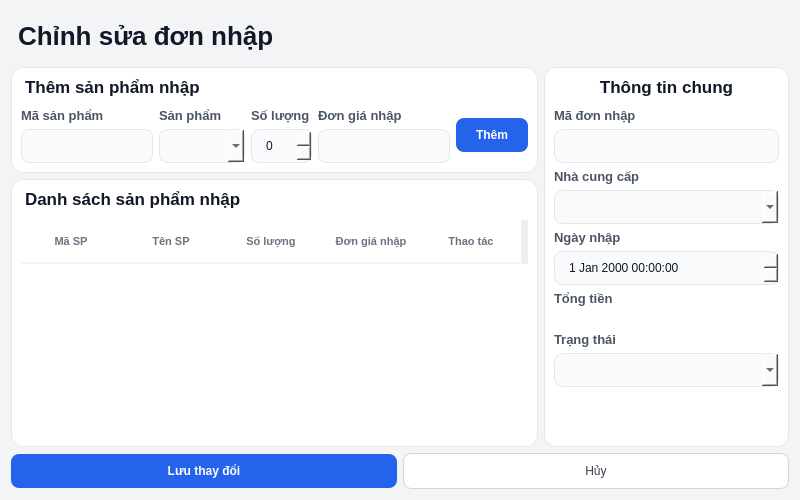
<?xml version="1.0" encoding="UTF-8"?>
<ui version="4.0">
 <class>Dialog</class>
 <widget class="QDialog" name="Dialog">
  <property name="geometry">
   <rect>
    <x>0</x>
    <y>0</y>
    <width>800</width>
    <height>500</height>
   </rect>
  </property>
  <property name="windowTitle">
   <string>Dialog</string>
  </property>
  <property name="styleSheet">
   <string notr="true">/* 1. Tổng thể Cửa sổ và Phông chữ [cite: 467] */
QDialog {
    background-color: #f3f4f6;
    font-family: &quot;Inter&quot;, &quot;Segoe UI&quot;, sans-serif;
}

/* 2. Tiêu đề chính trang (Sửa đơn nhập) [cite: 468, 469] */
QLabel#lblChiTietDonNhap {
    font-size: 26px;
    font-weight: 800;
    color: #111827;
    padding: 10px 0px;
}

/* 3. Thẻ nội dung (Cards) [cite: 470, 471] */
QFrame#frame, QFrame#frame_2, QFrame#frame_3 {
    background-color: #ffffff;
    border: 1px solid #e5e7eb;
    border-radius: 12px;
}

/* 4. Tiêu đề các khối con [cite: 472, 473] */
QLabel#lblThemSPNhap, QLabel#lblDanhSachSPNhap, QLabel#lblThongTinChung {
    font-size: 17px;
    font-weight: 700;
    color: #111827;
    background-color: transparent;
    border: none;
    margin-bottom: 5px;
}

/* 5. Nhãn mô tả thuộc tính (Labels) [cite: 474, 475] */
QLabel#lblMaSP, QLabel#lblTenSanPham, QLabel#lblSoLuong, QLabel#lblDonGiaNhap,
QLabel#lblMaDonNhap, QLabel#lblNCC, QLabel#lblNgayNhap, 
QLabel#lblTongTien, QLabel#lblTrangThai {
    font-size: 13px;
    font-weight: 600;
    color: #4b5563;
}

/* 6. Ô nhập liệu và Chọn lựa (Inputs) */
QLineEdit, QComboBox, QSpinBox, QDateTimeEdit {
    background-color: #f9fafb;
    border: 1px solid #e5e7eb;
    border-radius: 8px;
    padding: 8px 12px;
    color: #111827;
}

QLineEdit:focus, QComboBox:focus, QDateTimeEdit:focus {
    border: 2px solid #2563eb;
    background-color: #ffffff;
}

/* 7. Các nút bấm hành động */
/* Nút chính (Lưu, Thêm) */
QPushButton#btnLuu, QPushButton#btnThem {
    background-color: #2563eb;
    color: #ffffff;
    font-weight: 700;
    border-radius: 8px;
    padding: 10px 20px;
}

QPushButton#btnLuu:hover, QPushButton#btnThem:hover {
    background-color: #1d4ed8;
}

/* Nút phụ (Hủy) */
QPushButton#btnHuy {
    background-color: #ffffff;
    color: #374151;
    border: 1px solid #d1d5db;
    border-radius: 8px;
    padding: 10px 20px;
}

QPushButton#btnHuy:hover {
    background-color: #f9fafb;
}

/* 8. Bảng danh sách sản phẩm nhập [cite: 478-480] */
QTableWidget#tblDanhSachSPNhap {
    background-color: #ffffff;
    border: none;
    gridline-color: transparent;
    outline: none;
}

QHeaderView::section {
    background-color: #ffffff;
    padding: 12px;
    border: none;
    border-bottom: 2px solid #f3f4f6;
    font-weight: bold;
    color: #6b7280;
    text-transform: uppercase;
    font-size: 11px;
}</string>
  </property>
  <layout class="QVBoxLayout" name="verticalLayout_9">
   <item>
    <widget class="QLabel" name="lblChiTietDonNhap">
     <property name="text">
      <string>Chỉnh sửa đơn nhập</string>
     </property>
    </widget>
   </item>
   <item>
    <layout class="QHBoxLayout" name="horizontalLayout_2">
     <item>
      <layout class="QVBoxLayout" name="verticalLayout_8">
       <item>
        <widget class="QFrame" name="frame_2">
         <property name="frameShape">
          <enum>QFrame::StyledPanel</enum>
         </property>
         <property name="frameShadow">
          <enum>QFrame::Raised</enum>
         </property>
         <layout class="QVBoxLayout" name="verticalLayout_12">
          <item>
           <widget class="QLabel" name="lblThemSPNhap">
            <property name="text">
             <string>Thêm sản phẩm nhập</string>
            </property>
           </widget>
          </item>
          <item>
           <layout class="QHBoxLayout" name="horizontalLayout">
            <item>
             <layout class="QVBoxLayout" name="verticalLayout_7">
              <item>
               <widget class="QLabel" name="lblMaSP">
                <property name="text">
                 <string>Mã sản phẩm</string>
                </property>
               </widget>
              </item>
              <item>
               <widget class="QLineEdit" name="txtReadOnlyMaSP">
                <property name="readOnly">
                 <bool>true</bool>
                </property>
               </widget>
              </item>
             </layout>
            </item>
            <item>
             <layout class="QVBoxLayout" name="verticalLayout_3">
              <item>
               <widget class="QLabel" name="lblTenSanPham">
                <property name="text">
                 <string>Sản phẩm</string>
                </property>
               </widget>
              </item>
              <item>
               <widget class="QComboBox" name="cbTenSanPham"/>
              </item>
             </layout>
            </item>
            <item>
             <layout class="QVBoxLayout" name="verticalLayout_4">
              <item>
               <widget class="QLabel" name="lblSoLuong">
                <property name="text">
                 <string>Số lượng</string>
                </property>
               </widget>
              </item>
              <item>
               <widget class="QSpinBox" name="spnSoLuong"/>
              </item>
             </layout>
            </item>
            <item>
             <layout class="QVBoxLayout" name="verticalLayout_6">
              <item>
               <widget class="QLabel" name="lblDonGiaNhap">
                <property name="text">
                 <string>Đơn giá nhập</string>
                </property>
               </widget>
              </item>
              <item>
               <widget class="QLineEdit" name="txtDonGiaNhap"/>
              </item>
             </layout>
            </item>
            <item>
             <widget class="QPushButton" name="btnThem">
              <property name="text">
               <string>Thêm</string>
              </property>
             </widget>
            </item>
           </layout>
          </item>
         </layout>
        </widget>
       </item>
       <item>
        <widget class="QFrame" name="frame">
         <property name="frameShape">
          <enum>QFrame::StyledPanel</enum>
         </property>
         <property name="frameShadow">
          <enum>QFrame::Raised</enum>
         </property>
         <layout class="QVBoxLayout" name="verticalLayout_5">
          <item>
           <widget class="QLabel" name="lblDanhSachSPNhap">
            <property name="text">
             <string>Danh sách sản phẩm nhập</string>
            </property>
           </widget>
          </item>
          <item>
           <widget class="QTableWidget" name="tblDanhSachSPNhap">
            <column>
             <property name="text">
              <string>Mã SP</string>
             </property>
            </column>
            <column>
             <property name="text">
              <string>Tên SP</string>
             </property>
            </column>
            <column>
             <property name="text">
              <string>Số lượng</string>
             </property>
            </column>
            <column>
             <property name="text">
              <string>Đơn giá nhập</string>
             </property>
            </column>
            <column>
             <property name="text">
              <string>Thao tác</string>
             </property>
            </column>
           </widget>
          </item>
         </layout>
        </widget>
       </item>
      </layout>
     </item>
     <item>
      <widget class="QFrame" name="frame_3">
       <property name="frameShape">
        <enum>QFrame::StyledPanel</enum>
       </property>
       <property name="frameShadow">
        <enum>QFrame::Raised</enum>
       </property>
       <layout class="QVBoxLayout" name="verticalLayout_2">
        <item>
         <widget class="QLabel" name="lblThongTinChung">
          <property name="text">
           <string>Thông tin chung</string>
          </property>
          <property name="alignment">
           <set>Qt::AlignCenter</set>
          </property>
         </widget>
        </item>
        <item>
         <layout class="QVBoxLayout" name="verticalLayout">
          <item>
           <widget class="QLabel" name="lblMaDonNhap">
            <property name="text">
             <string>Mã đơn nhập</string>
            </property>
           </widget>
          </item>
          <item>
           <widget class="QLineEdit" name="txtReadOnlyMaDonNhap">
            <property name="readOnly">
             <bool>true</bool>
            </property>
           </widget>
          </item>
          <item>
           <widget class="QLabel" name="lblNCC">
            <property name="text">
             <string>Nhà cung cấp</string>
            </property>
           </widget>
          </item>
          <item>
           <widget class="QComboBox" name="cbNCC"/>
          </item>
          <item>
           <widget class="QLabel" name="lblNgayNhap">
            <property name="text">
             <string>Ngày nhập</string>
            </property>
           </widget>
          </item>
          <item>
           <widget class="QDateTimeEdit" name="dteNgayNhap"/>
          </item>
          <item>
           <widget class="QLabel" name="lblTongTien">
            <property name="text">
             <string>Tổng tiền</string>
            </property>
           </widget>
          </item>
          <item>
           <widget class="QLabel" name="lblHienThiTongTien">
            <property name="text">
             <string/>
            </property>
           </widget>
          </item>
          <item>
           <widget class="QLabel" name="lblTrangThai">
            <property name="text">
             <string>Trạng thái</string>
            </property>
           </widget>
          </item>
          <item>
           <widget class="QComboBox" name="cbTrangThai"/>
          </item>
         </layout>
        </item>
        <item>
         <spacer name="verticalSpacer">
          <property name="orientation">
           <enum>Qt::Vertical</enum>
          </property>
          <property name="sizeHint" stdset="0">
           <size>
            <width>20</width>
            <height>34</height>
           </size>
          </property>
         </spacer>
        </item>
       </layout>
      </widget>
     </item>
    </layout>
   </item>
   <item>
    <layout class="QHBoxLayout" name="horizontalLayout_3">
     <item>
      <widget class="QPushButton" name="btnLuu">
       <property name="text">
        <string>Lưu thay đổi</string>
       </property>
      </widget>
     </item>
     <item>
      <widget class="QPushButton" name="btnHuy">
       <property name="text">
        <string>Hủy</string>
       </property>
      </widget>
     </item>
    </layout>
   </item>
  </layout>
 </widget>
 <resources/>
 <connections/>
</ui>
